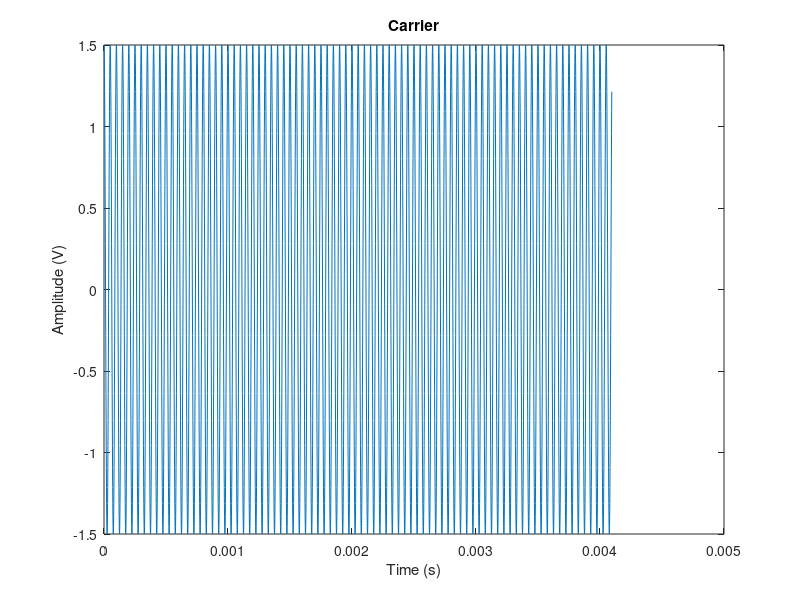
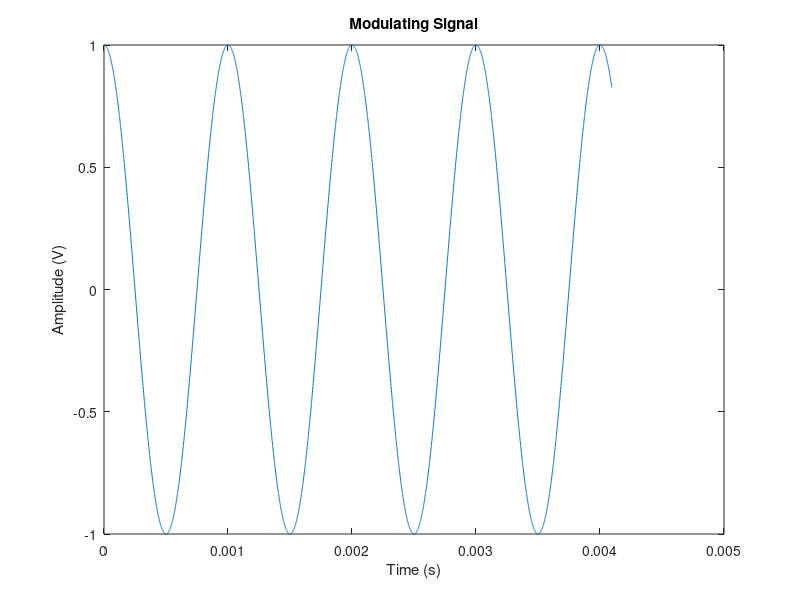
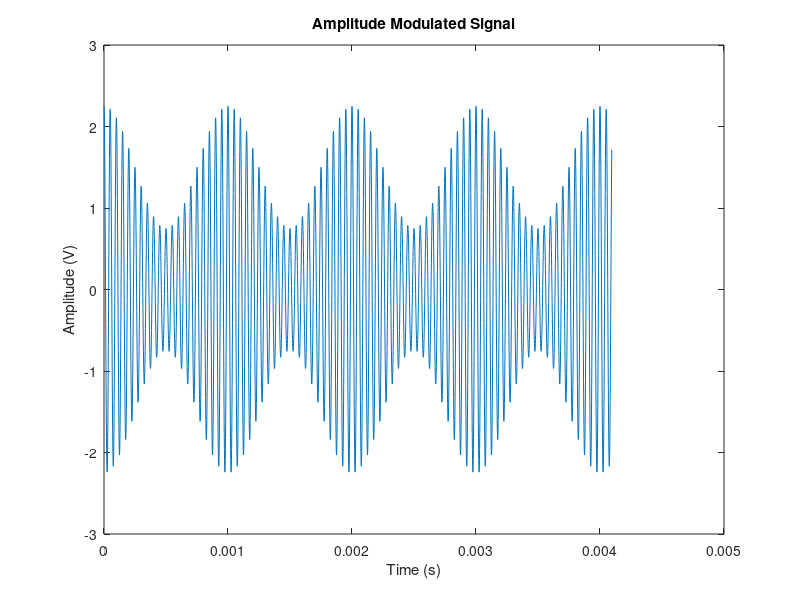
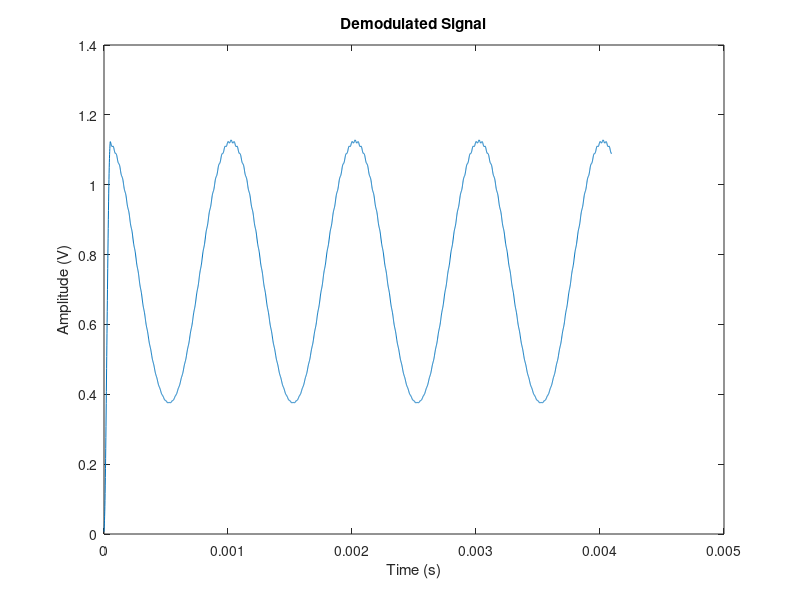

The MATLAB source for these figures, in order:
% COMMUNICATION LABORATORY - I
% SIMULATION EXPERIMENT 1: Amplitude Modulation and Demodulation
% AUTHORS: Prachi Shahi - 14EC239, Samhita Varambally - 14EC244

close all;

%   MODULATION

L = 2^12;           % Length of the signals
Fs = 10^6;          % Sampling frequency; much higher than Nyquist frequency
t = (0:L-1)/Fs;

fc = 20e3;          % Carrier frequency
Ac = 1.5;           % Carrier - 3Vp-p
c = Ac*cos(2*pi*fc*t);
figure;
plot(t,c);
title('Carrier'); xlabel('Time (s)'); ylabel('Amplitude (V)');

fm = 1e3;          % Message frequency
Am = 1;            % Message - 2Vp-p
m = Am*cos(2*pi*fm*t);
figure;
plot(t,m);
title('Modulating Signal'); xlabel('Time (s)'); ylabel('Amplitude (V)');

mod_index = 0.5;        % Adjust this value for undermodulation, overmodulation or perfect modulation
am = (1+mod_index*m).*c;
figure;
plot(t,am);
title('Amplitude Modulated Signal'); xlabel('Time (s)'); ylabel('Amplitude (V)');


%   SYNCHRONOUS DEMODULATION

% The recieved AM signal is multiplied with the carrier and then passed
% through a low pass filter with cutoff frequency greater than the maximum
% frequency in the message and less than the carrier frequency to get the 
% message signal.

c_r = cos(2*pi*fc*t);       % cos(wct) at the receiver
x = c_r.*am;
% Low pass filter with cutoff frequency 1.5kHz
n = 50;
Wn = 1.5e3/(Fs/2);
b = fir1(n,Wn);
output = filter(b,1,x);
figure;
plot(t,output);
title('Demodulated Signal'); xlabel('Time (s)'); ylabel('Amplitude (V)');
